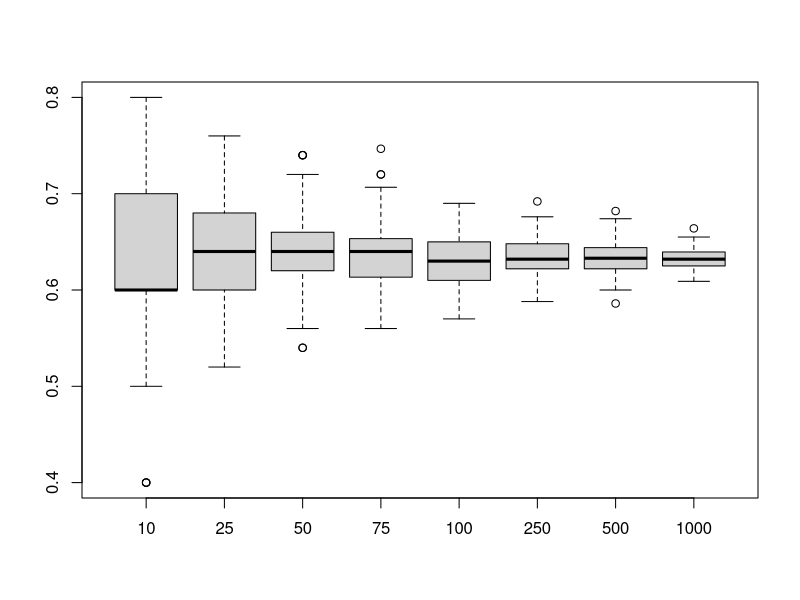

Source code (R):
#October 2019 Mini Challenge
#Amanda Ellis

#Bootstrap

sample.size<-c(10,25,50,75,100,250,500,1000)
proportions<-matrix(NA, nrow=8, ncol=100)

for(i in 1:8){
  #Create data set with sample.size rows and 100 columns
  temp.data<-replicate(100,sample(sample.size[i],size=sample.size[i],replace=TRUE))
  
  #Find the proportion of unique elements in each rcolumn
  proportions[i,]<-apply(temp.data, 2, FUN=function(x) length(unique(x)))/sample.size[i]
}

#Create Histograms
boxplot(proportions, use.cols = FALSE,names=sample.size)

